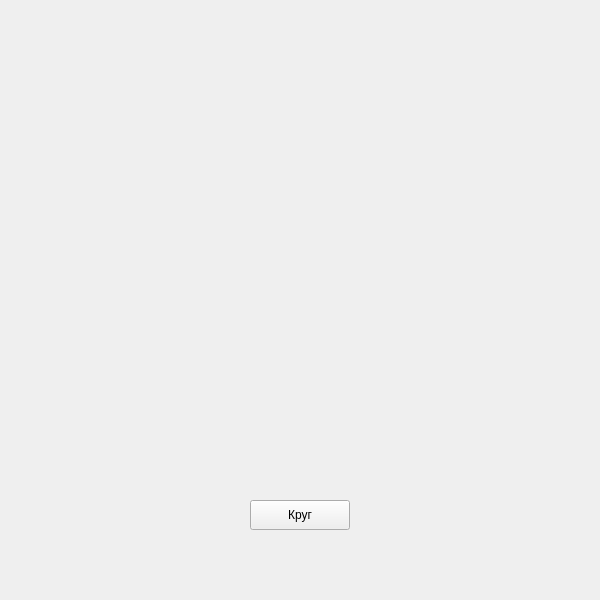
<?xml version="1.0" encoding="UTF-8"?>
<ui version="4.0">
 <class>MainWindow</class>
 <widget class="QMainWindow" name="MainWindow">
  <property name="geometry">
   <rect>
    <x>0</x>
    <y>0</y>
    <width>600</width>
    <height>600</height>
   </rect>
  </property>
  <property name="minimumSize">
   <size>
    <width>600</width>
    <height>600</height>
   </size>
  </property>
  <property name="maximumSize">
   <size>
    <width>600</width>
    <height>600</height>
   </size>
  </property>
  <property name="windowTitle">
   <string>Git и желтые окружности</string>
  </property>
  <widget class="QWidget" name="centralwidget">
   <widget class="QPushButton" name="pushButton">
    <property name="geometry">
     <rect>
      <x>250</x>
      <y>500</y>
      <width>100</width>
      <height>30</height>
     </rect>
    </property>
    <property name="text">
     <string>Круг</string>
    </property>
   </widget>
  </widget>
 </widget>
 <resources/>
 <connections/>
</ui>
